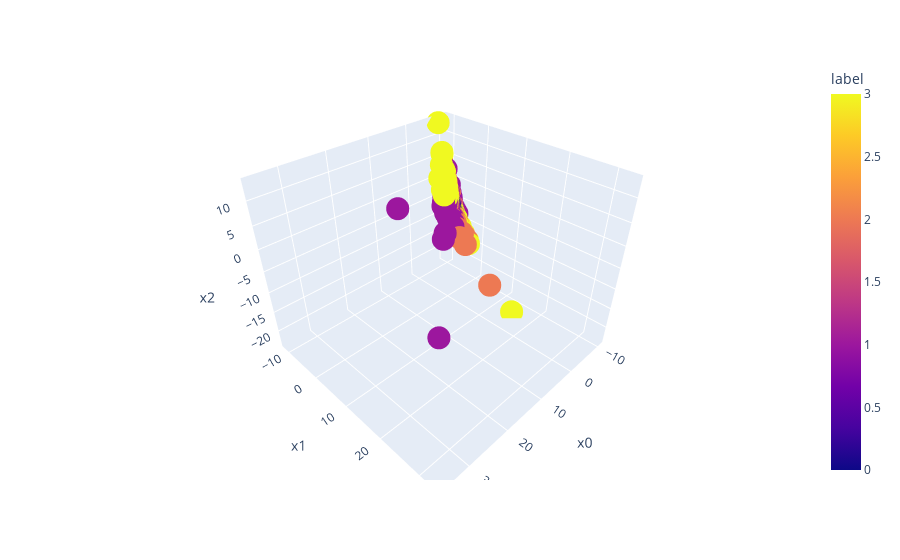
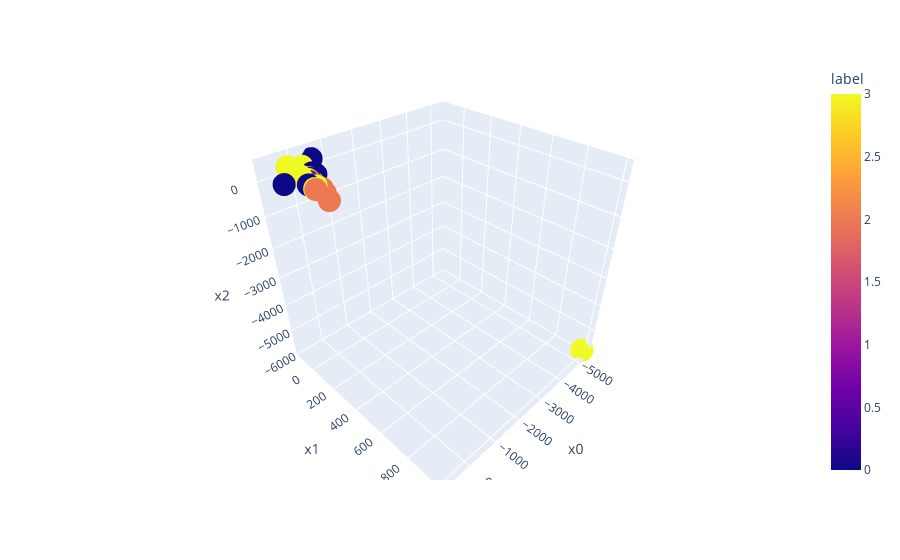
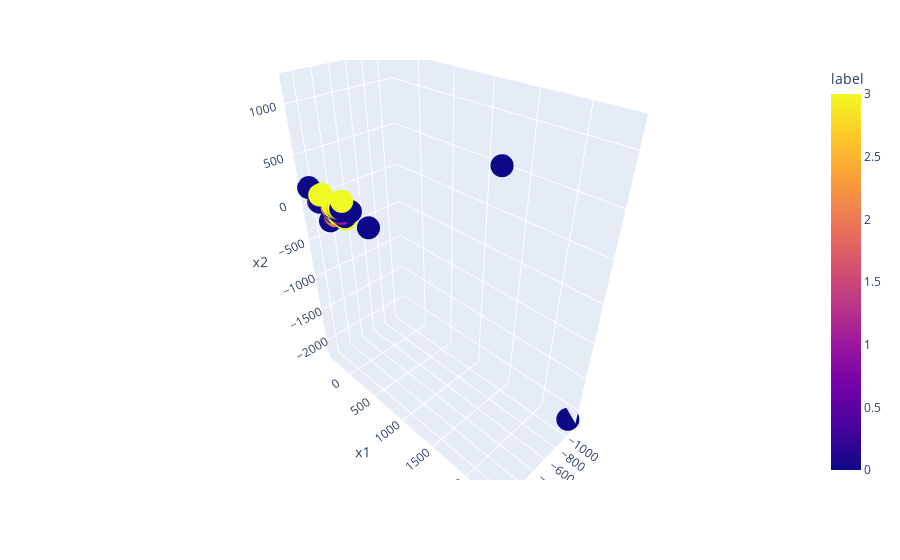
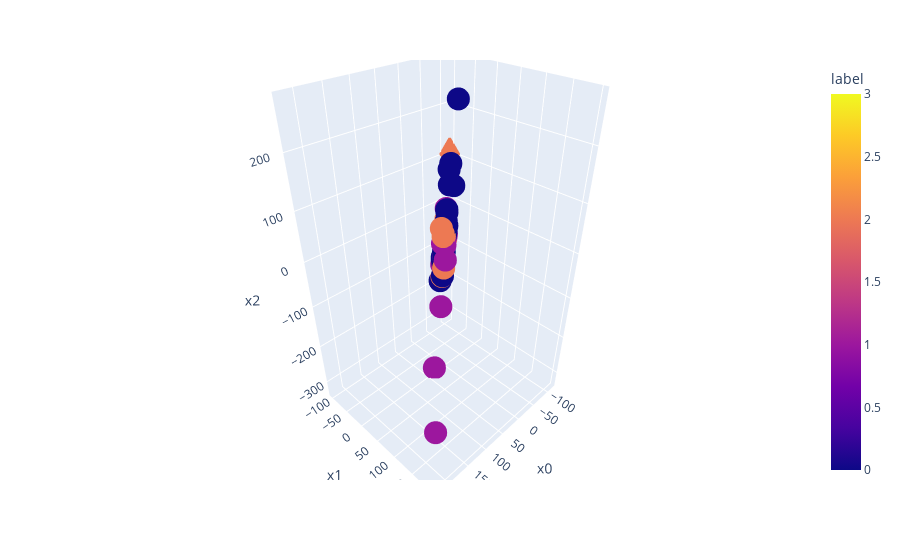

Write notebook code for charts like these, in order.
### Code cell
cc.plot_chart(0)
cc.plot_chart(1)
cc.plot_chart(2)
cc.plot_chart(3)

### Figure 1 — Plotly figure (JSON) as saved in the notebook; plotly's stock layout.template omitted (floating-point values rounded to 4 significant figures; data arrays with more than 128 entries replaced by an {"elided": "..."} marker saying what was removed)
{"data": [{"hovertemplate": "x0=%{x}<br>x1=%{y}<br>x2=%{z}<br>label=%{marker.color}<extra></extra>", "legendgroup": "", "marker": {"color": {"elided": "1463 int values"}, "coloraxis": "coloraxis", "symbol": "circle"}, "mode": "markers", "name": "", "scene": "scene", "showlegend": false, "type": "scatter3d", "x": {"elided": "1463 float values"}, "y": {"elided": "1463 float values"}, "z": {"elided": "1463 float values"}}], "layout": {"coloraxis": {"colorbar": {"title": {"text": "label"}}, "colorscale": [[0, "#0d0887"], [0.1111, "#46039f"], [0.2222, "#7201a8"], [0.3333, "#9c179e"], [0.4444, "#bd3786"], [0.5556, "#d8576b"], [0.6667, "#ed7953"], [0.7778, "#fb9f3a"], [0.8889, "#fdca26"], [1, "#f0f921"]]}, "legend": {"tracegroupgap": 0}, "margin": {"t": 60}, "scene": {"domain": {"x": [0, 1], "y": [0, 1]}, "xaxis": {"title": {"text": "x0"}}, "yaxis": {"title": {"text": "x1"}}, "zaxis": {"title": {"text": "x2"}}}}}

### Figure 2 — Plotly figure (JSON) as saved in the notebook; plotly's stock layout.template omitted (floating-point values rounded to 4 significant figures; data arrays with more than 128 entries replaced by an {"elided": "..."} marker saying what was removed)
{"data": [{"hovertemplate": "x0=%{x}<br>x1=%{y}<br>x2=%{z}<br>label=%{marker.color}<extra></extra>", "legendgroup": "", "marker": {"color": {"elided": "1463 int values"}, "coloraxis": "coloraxis", "symbol": "circle"}, "mode": "markers", "name": "", "scene": "scene", "showlegend": false, "type": "scatter3d", "x": {"elided": "1463 float values"}, "y": {"elided": "1463 float values"}, "z": {"elided": "1463 float values"}}], "layout": {"coloraxis": {"colorbar": {"title": {"text": "label"}}, "colorscale": [[0, "#0d0887"], [0.1111, "#46039f"], [0.2222, "#7201a8"], [0.3333, "#9c179e"], [0.4444, "#bd3786"], [0.5556, "#d8576b"], [0.6667, "#ed7953"], [0.7778, "#fb9f3a"], [0.8889, "#fdca26"], [1, "#f0f921"]]}, "legend": {"tracegroupgap": 0}, "margin": {"t": 60}, "scene": {"domain": {"x": [0, 1], "y": [0, 1]}, "xaxis": {"title": {"text": "x0"}}, "yaxis": {"title": {"text": "x1"}}, "zaxis": {"title": {"text": "x2"}}}}}

### Figure 3 — Plotly figure (JSON) as saved in the notebook; plotly's stock layout.template omitted (floating-point values rounded to 4 significant figures; data arrays with more than 128 entries replaced by an {"elided": "..."} marker saying what was removed)
{"data": [{"hovertemplate": "x0=%{x}<br>x1=%{y}<br>x2=%{z}<br>label=%{marker.color}<extra></extra>", "legendgroup": "", "marker": {"color": {"elided": "1463 int values"}, "coloraxis": "coloraxis", "symbol": "circle"}, "mode": "markers", "name": "", "scene": "scene", "showlegend": false, "type": "scatter3d", "x": {"elided": "1463 float values"}, "y": {"elided": "1463 float values"}, "z": {"elided": "1463 float values"}}], "layout": {"coloraxis": {"colorbar": {"title": {"text": "label"}}, "colorscale": [[0, "#0d0887"], [0.1111, "#46039f"], [0.2222, "#7201a8"], [0.3333, "#9c179e"], [0.4444, "#bd3786"], [0.5556, "#d8576b"], [0.6667, "#ed7953"], [0.7778, "#fb9f3a"], [0.8889, "#fdca26"], [1, "#f0f921"]]}, "legend": {"tracegroupgap": 0}, "margin": {"t": 60}, "scene": {"domain": {"x": [0, 1], "y": [0, 1]}, "xaxis": {"title": {"text": "x0"}}, "yaxis": {"title": {"text": "x1"}}, "zaxis": {"title": {"text": "x2"}}}}}

### Figure 4 — Plotly figure (JSON) as saved in the notebook; plotly's stock layout.template omitted (floating-point values rounded to 4 significant figures; data arrays with more than 128 entries replaced by an {"elided": "..."} marker saying what was removed)
{"data": [{"hovertemplate": "x0=%{x}<br>x1=%{y}<br>x2=%{z}<br>label=%{marker.color}<extra></extra>", "legendgroup": "", "marker": {"color": {"elided": "1463 int values"}, "coloraxis": "coloraxis", "symbol": "circle"}, "mode": "markers", "name": "", "scene": "scene", "showlegend": false, "type": "scatter3d", "x": {"elided": "1463 float values"}, "y": {"elided": "1463 float values"}, "z": {"elided": "1463 float values"}}], "layout": {"coloraxis": {"colorbar": {"title": {"text": "label"}}, "colorscale": [[0, "#0d0887"], [0.1111, "#46039f"], [0.2222, "#7201a8"], [0.3333, "#9c179e"], [0.4444, "#bd3786"], [0.5556, "#d8576b"], [0.6667, "#ed7953"], [0.7778, "#fb9f3a"], [0.8889, "#fdca26"], [1, "#f0f921"]]}, "legend": {"tracegroupgap": 0}, "margin": {"t": 60}, "scene": {"domain": {"x": [0, 1], "y": [0, 1]}, "xaxis": {"title": {"text": "x0"}}, "yaxis": {"title": {"text": "x1"}}, "zaxis": {"title": {"text": "x2"}}}}}
